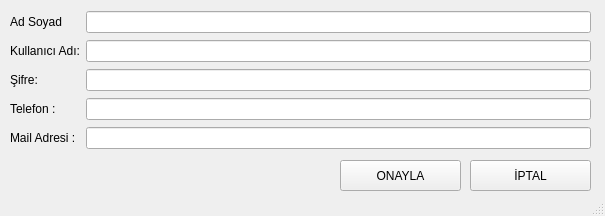
<?xml version="1.0" encoding="UTF-8"?>
<ui version="4.0">
 <class>MainWindow</class>
 <widget class="QMainWindow" name="MainWindow">
  <property name="geometry">
   <rect>
    <x>0</x>
    <y>0</y>
    <width>605</width>
    <height>216</height>
   </rect>
  </property>
  <property name="windowTitle">
   <string>CHTP-Kullanıcı Kayıt</string>
  </property>
  <property name="windowIcon">
   <iconset>
    <normalon>../heartbeat.png</normalon>
   </iconset>
  </property>
  <property name="tabShape">
   <enum>QTabWidget::Triangular</enum>
  </property>
  <widget class="QWidget" name="centralwidget">
   <widget class="QPushButton" name="btn_kayit">
    <property name="geometry">
     <rect>
      <x>340</x>
      <y>160</y>
      <width>121</width>
      <height>31</height>
     </rect>
    </property>
    <property name="text">
     <string>ONAYLA</string>
    </property>
    <property name="icon">
     <iconset>
      <normalon>../avatar.png</normalon>
     </iconset>
    </property>
   </widget>
   <widget class="QPushButton" name="btn_cikis">
    <property name="geometry">
     <rect>
      <x>470</x>
      <y>160</y>
      <width>121</width>
      <height>31</height>
     </rect>
    </property>
    <property name="text">
     <string>İPTAL</string>
    </property>
   </widget>
   <widget class="QWidget" name="gridLayoutWidget_2">
    <property name="geometry">
     <rect>
      <x>10</x>
      <y>10</y>
      <width>581</width>
      <height>141</height>
     </rect>
    </property>
    <layout class="QGridLayout" name="gridLayout_3">
     <item row="4" column="0">
      <widget class="QLabel" name="lbl_hdt_2">
       <property name="text">
        <string>Mail Adresi :</string>
       </property>
      </widget>
     </item>
     <item row="3" column="0">
      <widget class="QLabel" name="lbl_ktel">
       <property name="text">
        <string>Telefon :</string>
       </property>
      </widget>
     </item>
     <item row="1" column="0">
      <widget class="QLabel" name="lbl_knick">
       <property name="text">
        <string>Kullanıcı Adı:</string>
       </property>
      </widget>
     </item>
     <item row="1" column="2">
      <widget class="QLineEdit" name="le_knick"/>
     </item>
     <item row="2" column="0">
      <widget class="QLabel" name="lbl_ksifre">
       <property name="text">
        <string>Şifre:</string>
       </property>
      </widget>
     </item>
     <item row="0" column="2">
      <widget class="QLineEdit" name="le_kad"/>
     </item>
     <item row="2" column="2">
      <widget class="QLineEdit" name="le_ksifre"/>
     </item>
     <item row="0" column="0">
      <widget class="QLabel" name="lbl_kad">
       <property name="text">
        <string>Ad Soyad</string>
       </property>
      </widget>
     </item>
     <item row="4" column="2">
      <widget class="QLineEdit" name="le_kmail"/>
     </item>
     <item row="3" column="2">
      <widget class="QLineEdit" name="le_ktel"/>
     </item>
    </layout>
   </widget>
  </widget>
  <widget class="QStatusBar" name="statusbar"/>
 </widget>
 <resources/>
 <connections/>
</ui>
